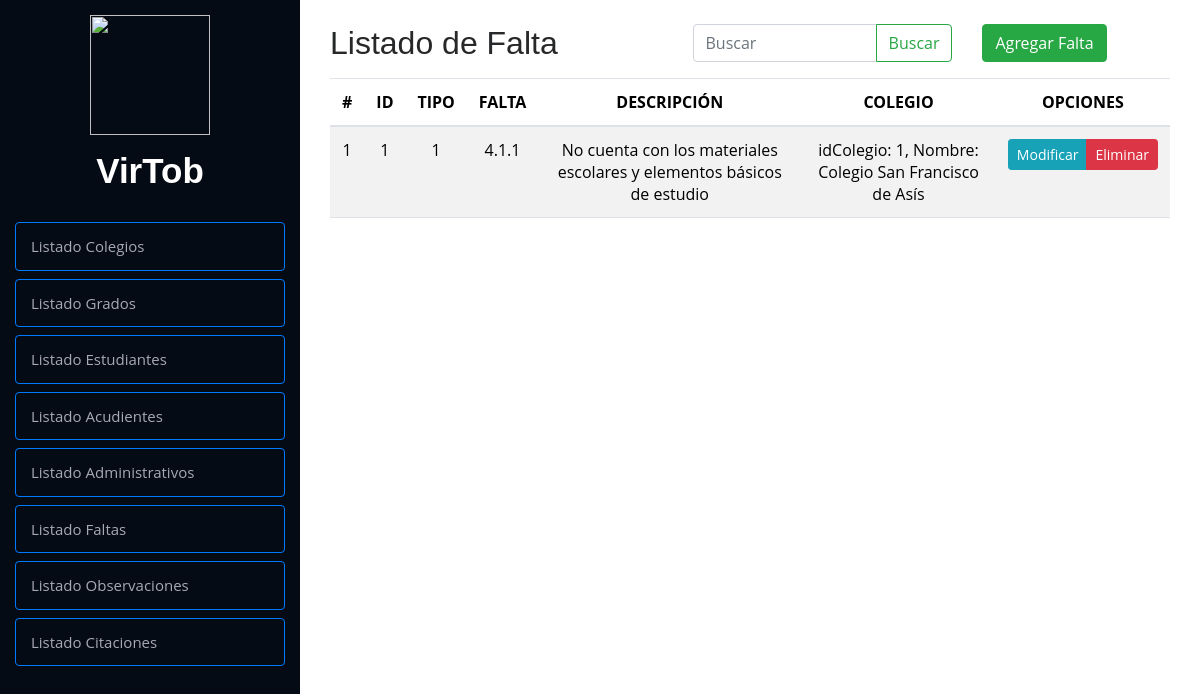
/crud/listaFalta/, run on the app's committed database.
### Modulos/Observador/models.py (models this page shows, shortened)
class Faltas(models.Model):
    idFalta = models.AutoField(primary_key=True)
    tiposFaltas = [
        (1, "Tipo 1"),
        (2, "Tipo 2"),
        (3, "Tipo 3")
    ]
    tipoFalta = models.IntegerField(choices=tiposFaltas, default=1)
    falta = models.CharField(max_length=10, null=True, blank=True)
    descripcion = models.TextField(max_length=1000)
    idColegio = models.ForeignKey(
        Colegio, on_delete=models.CASCADE, related_name="faltas", default=1)
    class Meta:
        verbose_name = 'Faltas'

class Colegio(models.Model):
    idColegio = models.AutoField(primary_key=True)
    nombre = models.CharField(max_length=50)
    direccion = models.CharField(max_length=100)
    telefono = models.CharField(max_length=13)
    email = models.EmailField(max_length=100)
    def __str__(self):
        return f"idColegio: {self.idColegio}, Nombre: {self.nombre}"
    class Meta:
        verbose_name = 'Colegio'

### Modulos/Observador/views.py (the view, shortened to what this page needs)
# urls.py: path('listaFalta/', listaFalta, name='listaFalta'),
def listaFalta(request):
    query = request.GET.get("buscar", "")  # Obtener el valor del input
    faltas = Faltas.objects.all()  # Obtiene todos los registros
    return render(request, 'listas/faltas.html', {'falta': faltas, "query": query})

### Modulos/Observador/templates/listas/faltas.html (shortened to what this page needs)
{% extends "../index.html" %}
{% load static %}
        {% block contenido %}
        <div class="container py-4">
            <div class="row">
                <div class="col-md-12">
                    <div class="row">
                        <div class="col-5">
                            <h2>Listado de Falta</h2>
                        </div>
                        <div class="col-4">
                            <form class="d-flex" method="GET">
                                <div class="input-group">
                                    <input type="text" class="form-control" placeholder="Buscar" name="buscar"
                                        value="{{ query }}" aria-label="Search">
                                    <button class="btn btn-outline-success" type="submit">Buscar</button>
                                </div>
                            </form>
                        </div>
                        <div class="col-3">
                            <a href="{% url 'agregarFalta' %}" class="btn btn-success">Agregar Falta</a>
                        </div>
                    </div>
                    <div class="table-responsive">
                        <table class="table table-striped">
                            <thead>
                                <tr>
                                    <th>#</th>
                                    <th>ID</th>
                                    <th>TIPO</th>
                                    <th>FALTA</th>
                                    <th>DESCRIPCIÓN</th>
                                    <th>COLEGIO</th>
                                    <th>OPCIONES</th>
                                </tr>
                            </thead>
                            <tbody>
                                {% if falta %}
                                {% for falta in falta %}
                                <tr>
                                    <td class="">{{ forloop.counter }}</td>
                                    <td class="">{{ falta.idFalta }}</td>
                                    <td class="">{{ falta.tipoFalta }}</td>
                                    <td class="">{{ falta.falta }}</td>
                                    <td class="">{{ falta.descripcion }}</td>
                                    <td class="">{{ falta.idColegio }}</td>
                                    <td>
                                        <div class="btn-group btn-group-sm" role="group" aria-label="Basic example">
                                            <a href="{% url 'modificarFalta' falta.idFalta %}"
                                                class="btn btn-info btn-sm">
                                                Modificar
                                            </a>
                                            <a href="#" onclick="eliminarFalta({{ falta.idFalta }})"
                                                class="btn btn-danger btn-sm">
                                                Eliminar
                                            </a>
                                        </div>
                                    </td>
                                </tr>
                                {% endfor %}
                                {% else %}
                                <tr>
                                    <td colspan="7" class="text-center text-danger">⚠ No se encontraron resultados</td>
                                </tr>
                                {% endif %}
                            </tbody>
                        </table>
                    </div>
                </div>
            </div>
        </div>
        {% endblock %}

### observadorVirtual/static/css/style.css (style rules this page uses)
body { font-family: "Open Sans", sans-serif; color: #272829; }
a { color: #149ddd; }
h1, h2, h3, h4, h5, h6 { font-family: "Raleway", sans-serif; }
th, td { text-align: center; vertical-align: middle; }

### data on the page
Faltas: idFalta "1", tipoFalta "1", falta "4.1.1", descripcion "No cuenta con los materiales escolares y elementos básicos de estudio", idColegio "idColegio: 1, Nombre: Colegio San Francisco de Asís"
